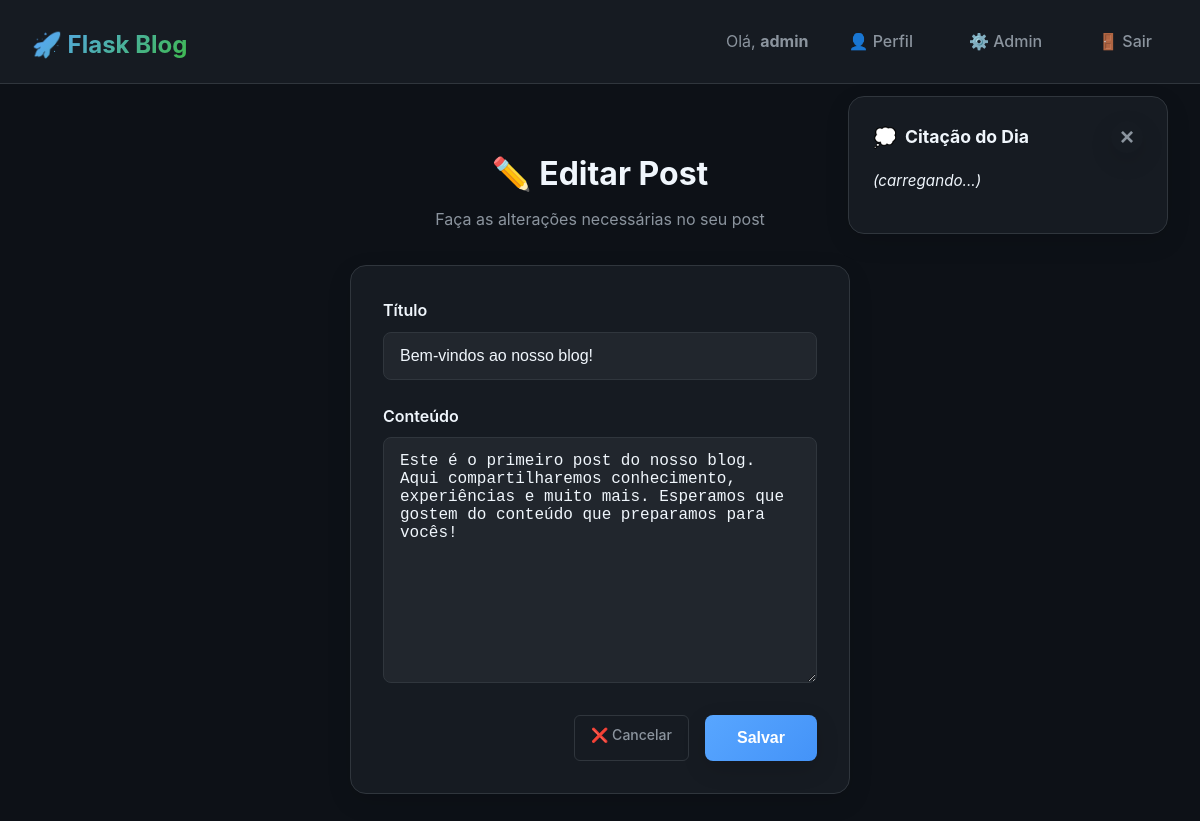
The app's page /post/1/edit (signed in) with its own data.
### models.py (models this page shows, shortened)
class User(UserMixin, db.Model):
    id = db.Column(db.Integer, primary_key=True)
    username = db.Column(db.String(80), unique=True, nullable=False)
    email = db.Column(db.String(120), unique=True, nullable=False)
    password_hash = db.Column(db.String(128))
    role = db.Column(db.String(20), default='user')  # 'user', 'moderator', 'admin'
    confirmed = db.Column(db.Boolean, default=False)
    posts = db.relationship('Post', backref='author', lazy=True)

class Post(db.Model):
    id = db.Column(db.Integer, primary_key=True)
    title = db.Column(db.String(200), nullable=False)
    body = db.Column(db.Text, nullable=False)
    author_id = db.Column(db.Integer, db.ForeignKey('user.id'), nullable=False)
    created_at = db.Column(db.DateTime, default=datetime.utcnow)

### app.py (the view)
    @app.route('/post/<int:post_id>/edit', methods=['GET','POST'])
    @login_required
    def edit_post(post_id):
        p = Post.query.get_or_404(post_id)
        if not (current_user.id == p.author_id or current_user.role in ('moderator','admin')):
            flash('Permissão negada.', 'danger'); return redirect(url_for('index'))
        form = PostForm(obj=p)
        if form.validate_on_submit():
            p.title = form.title.data; p.body = form.body.data; db.session.commit()
            flash('Post atualizado.', 'success'); return redirect(url_for('post_detail', post_id=p.id))
        return render_template('edit_post.html', form=form, post=p)

### forms.py
class PostForm(FlaskForm):
    title = StringField('Título', validators=[DataRequired(), Length(1,200)])
    body = TextAreaField('Conteúdo', validators=[DataRequired(), Length(1,10000)])
    submit = SubmitField('Salvar')

### app.py (called while the page is built)
@login_manager.user_loader
def load_user(user_id):
    return User.query.get(int(user_id))

### templates/edit_post.html (shortened to what this page needs)
{% extends 'base.html' %}
{% block content %}
<div style="max-width: 800px; margin: 2rem auto;">
  <div style="text-align: center; margin-bottom: 2rem;">
    <h2 style="font-size: 2rem; margin-bottom: 0.5rem;">✏️ Editar Post</h2>
    <p style="color: var(--text-secondary);">Faça as alterações necessárias no seu post</p>
  </div>
  <form method="post">
    <div class="form-group">
      {{ form.title.label }}
      {{ form.title(placeholder="Digite um título cativante...") }}
    </div>
    <div class="form-group">
      {{ form.body.label }}
      {{ form.body(rows=12, placeholder="Escreva seu conteúdo aqui...\n\nDica: Use quebras de linha para organizar melhor seu texto.") }}
    </div>
    <div style="display: flex; gap: 1rem; justify-content: flex-end;">
      <a href="{{ url_for('post_detail', post_id=post.id) if post else url_for('index') }}" class="btn btn-outline">❌ Cancelar</a>
      {{ form.submit(class="btn btn-primary", style="") }}
    </div>
  </form>
</div>
{% endblock %}

### templates/base.html (shortened to what this page needs)
<!doctype html>
<html lang="pt-br">
<head>
  <link rel="stylesheet" href="{{ url_for('static', filename='style.css') }}">
</head>
<body>
  <header>
    <h1><a href="{{ url_for('index') }}">🚀 Flask Blog</a></h1>
    <nav>
      {% if current_user.is_authenticated %}
        <span style="color: var(--text-secondary);">Olá, <strong>{{ current_user.username }}</strong></span>
        <a href="{{ url_for('perfil') }}">👤 Perfil</a>
        {% if current_user.role == 'admin' %}
          <a href="{{ url_for('admin_users') }}">⚙️ Admin</a>
        {% endif %}
        <a href="{{ url_for('logout') }}">🚪 Sair</a>
      {% else %}
        <a href="{{ url_for('login') }}">🔑 Entrar</a>
        <a href="{{ url_for('register') }}">📝 Registrar</a>
      {% endif %}
    </nav>
  </header>
  <main>
    {% block content %}{% endblock %}
  </main>
  <aside id="quote-area">
    <div class="quote-header">
      <h3>Citação do Dia</h3>
      <button id="close-quote" class="close-btn" title="Fechar citação">&times;</button>
    </div>
    <div id="quote-text">(carregando...)</div>
  </aside>
</body>
</html>

### static/style.css (style rules this page uses)
:root { --bg-primary: #0d1117; --bg-secondary: #161b22; --bg-tertiary: #21262d; --text-primary: #f0f6fc; --text-secondary: #8b949e; --accent-blue: #58a6ff; --accent-green: #3fb950; --accent-red: #f85149; --accent-orange: #d29922; --border-color: #30363d; --shadow: 0 8px 24px rgba(0, 0, 0, 0.12); --shadow-hover: 0 12px 32px rgba(0, 0, 0, 0.18); }
* { box-sizing: border-box; margin: 0; padding: 0; }
body { font-family: -apple-system, BlinkMacSystemFont, 'Segoe UI', 'Roboto', 'Helvetica Neue', Arial, sans-serif; background: var(--bg-primary); color: var(--text-primary); line-height: 1.6; min-height: 100vh; }
header { background: var(--bg-secondary); border-bottom: 1px solid var(--border-color); padding: 1rem 2rem; display: flex; justify-content: space-between; align-items: center; position: sticky; top: 0; z-index: 100; backdrop-filter: blur(12px); }
header h1 a { color: var(--text-primary); text-decoration: none; font-size: 1.5rem; font-weight: 700; background: linear-gradient(135deg, var(--accent-blue), var(--accent-green)); -webkit-background-clip: text; -webkit-text-fill-color: transparent; background-clip: text; }
header nav { display: flex; gap: 1.5rem; align-items: center; }
header nav a { color: var(--text-secondary); text-decoration: none; padding: 0.5rem 1rem; border-radius: 8px; transition: all 0.2s ease; font-weight: 500; }
main { max-width: 1200px; margin: 0 auto; padding: 2rem; min-height: calc(100vh - 80px); }
form { background: var(--bg-secondary); padding: 2rem; border-radius: 16px; border: 1px solid var(--border-color); box-shadow: var(--shadow); max-width: 500px; margin: 2rem auto; }
.form-group { margin-bottom: 1.5rem; }
label { display: block; margin-bottom: 0.5rem; font-weight: 600; color: var(--text-primary); }
input[type="text"], input[type="email"], input[type="password"], textarea { width: 100%; padding: 0.875rem 1rem; background: var(--bg-tertiary); border: 1px solid var(--border-color); border-radius: 8px; color: var(--text-primary); font-size: 1rem; transition: all 0.2s ease; }
button, input[type="submit"] { background: linear-gradient(135deg, var(--accent-blue), #4493f8); color: white; border: none; padding: 0.875rem 2rem; border-radius: 8px; font-size: 1rem; font-weight: 600; cursor: pointer; transition: all 0.2s ease; box-shadow: var(--shadow); }
aside#quote-area { position: fixed; right: 2rem; top: 6rem; width: 320px; background: var(--bg-secondary); border: 1px solid var(--border-color); border-radius: 16px; padding: 1.5rem; box-shadow: var(--shadow); backdrop-filter: blur(12px); }
.quote-header { display: flex; justify-content: space-between; align-items: center; margin-bottom: 1rem; }
#quote-area h3 { color: var(--text-primary); margin: 0; font-size: 1.1rem; display: flex; align-items: center; gap: 0.5rem; }
#quote-area h3:before { content: "💭"; font-size: 1.2rem; }
.close-btn { background: none; border: none; color: var(--text-secondary); font-size: 1.5rem; cursor: pointer; padding: 0.25rem; border-radius: 50%; width: 2rem; height: 2rem; display: flex; align-items: center; justify-content: center; transition: all 0.2s ease; line-height: 1; }
#quote-text { color: var(--text-primary); font-style: italic; line-height: 1.6; margin-bottom: 1rem; font-size: 0.95rem; }
a { color: var(--accent-blue); text-decoration: none; transition: color 0.2s ease; }
.btn { display: inline-block; padding: 0.5rem 1rem; border-radius: 6px; font-size: 0.875rem; font-weight: 500; text-decoration: none; transition: all 0.2s ease; border: 1px solid transparent; }
.btn-primary { background: var(--accent-blue); color: white; }
.btn-outline { border-color: var(--border-color); color: var(--text-secondary); }

### records on screen
User: username "admin"
Post: title "Bem-vindos ao nosso blog!", body "Este é o primeiro post do nosso blog. Aqui compartilharemos conhecimento, experiências e muito mais. Esperamos que gostem do conteúdo que preparamos para vocês!"
